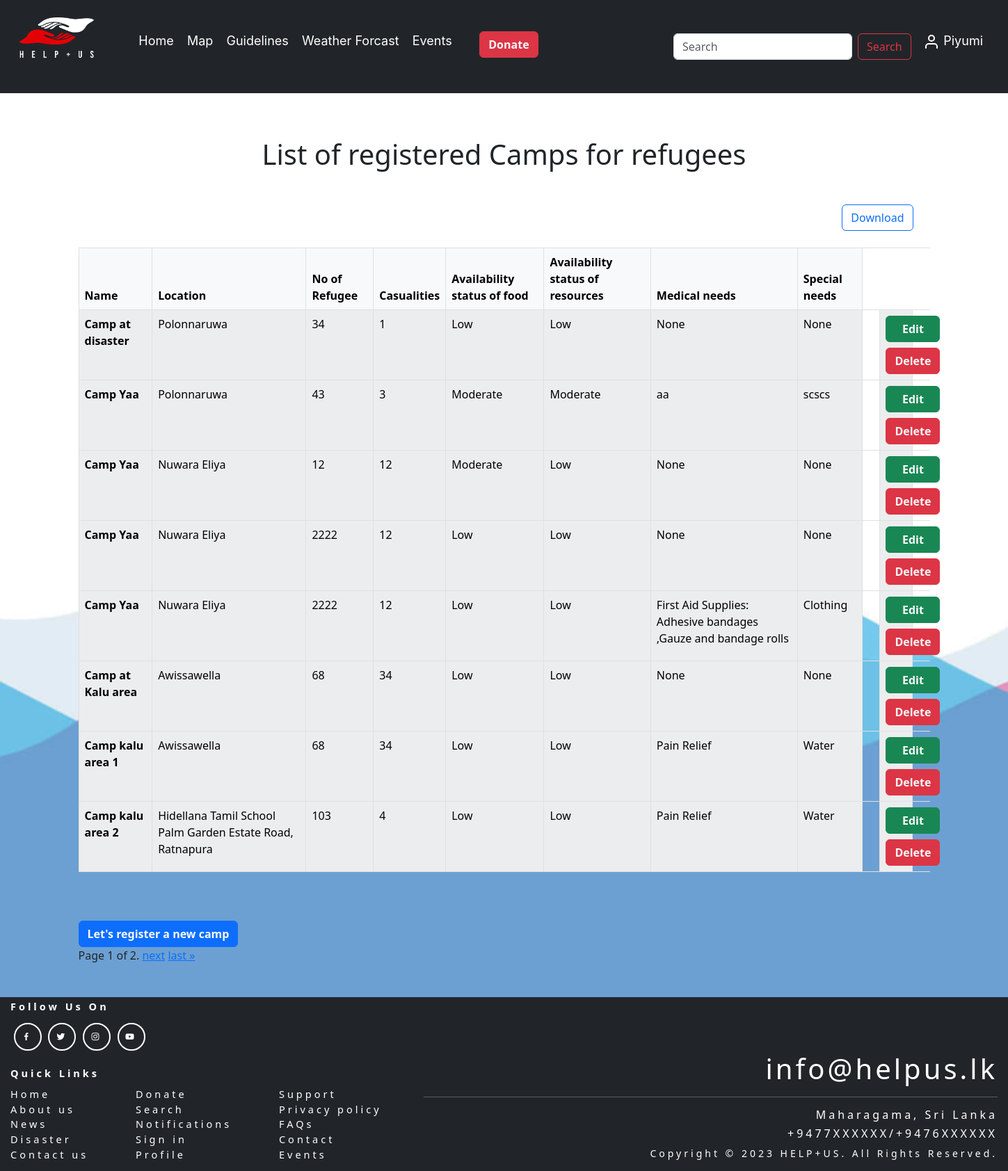
Screenshot of /app/camplistview (signed in) with the database file from the repository.
### app/models.py (models this page shows, shortened)
class Camp(models.Model):
    AVAILABILITY_IN_FOOD_CHOICES = [
        ('Low', 'low'),
        ('Moderate', 'moderate'),
        ('High', 'high')
    ]
    AVAILABILITY_IN_RESOURCES_CHOICES = [
        ('Low', 'low'),
        ('Moderate', 'moderate'),
        ('High', 'high')
    ]
    name = models.CharField(max_length=45)
    location = models.CharField(max_length=255, null=True)
    no_of_refugee = models.IntegerField(default=0)
    casualities = models.IntegerField(default=0)
    availability_status_of_food = models.CharField(max_length=10, choices=AVAILABILITY_IN_FOOD_CHOICES)
    availability_status_of_resources= models.CharField(max_length=10, choices=AVAILABILITY_IN_RESOURCES_CHOICES)
    medical_needs = models.CharField(max_length=1000, null=True, blank=True)
    special_needs = models.CharField(max_length=1000, null=True, blank=True)
    latitude = models.FloatField(default=0)
    longitude = models.FloatField(default=0)
    class Meta:
        permissions = [("generate_camp_pdf", "Can print camp")]

### app/views.py (the view)
# urls.py: path('camplistview', login_required(CampListView.as_view()), name='camp_index'),
class CampListView(ListView):
    permission_required = 'app.view_camp'
    template_name_suffix = "_index"
    model = Camp
    paginate_by = 8

### app/templates/app/camp_index.html (shortened to what this page needs)
<!DOCTYPE html>
<html>
    {% extends "base.html" %}
    {% block content %}
<head>
    <link href="https://cdn.jsdelivr.net/npm/bootstrap@5.3.0-alpha3/dist/css/bootstrap.min.css" rel="stylesheet"
>
</head>
<body>
    {% load static %}
    <div class="bg-opacity-25 view"
        style="background-image: url('{% static 'app/images/bg3.png'%}'); background-repeat: no-repeat; background-size: cover; background-position: center center; ">
        <div class="container p-5">
            <div>
                <h1 class="p-3 g-col-6 text-center">List of registered Camps for refugees</h1>
                <div class="text-end">
                    <a class="btn btn-outline-primary m-4" href="generate_camp_pdf">Download</a>
                </div>
            </div>
            <div>
                <table class="table table-bordered table-striped table-light">
                    <thead>
                        <tr>
                            <th scope="col">Name</th>
                            <th scope="col">Location</th>
                            <th scope="col">No of Refugee</th>
                            <th scope="col">Casualities</th>
                            <th scope="col">Availability status of food</th>
                            <th scope="col">Availability status of resources</th>
                            <th scope="col">Medical needs</th>
                            <th scope="col">Special needs</th>
                        </tr>{% for camp in object_list %}
                    </thead>
                    <tbody>
                        <tr>
                            <td class="fw-semibold">{{camp.name}}</td>
                            <td>{{camp.location}}</td>
                            <td>{{camp.no_of_refugee}}</td>
                            <td>{{camp.casualities}}</td>
                            <td>{{camp.availability_status_of_food}}</td>
                            <td>{{camp.availability_status_of_resources}}</td>
                            <td>{{camp.medical_needs}}</td>
                            <td>{{camp.special_needs}}</td>
                            <td class="d-grid gap-2 col-6 mx-auto">
                                <button class="btn btn-success">
                                    <a class="link-light fw-semibold" href="campupdateview/{{camp.id}}"
                                        style="text-decoration: none;">Edit</a>
                                </button>
                                <button class="btn btn-danger">
                                    <a class="link-light fw-semibold" href="campdeleteview/{{camp.id}}"
                                        style="text-decoration: none;">Delete</a>
                                </button>
                            </td>
                        </tr>
                        {% endfor %}
                    </tbody>
                </table>
            </div>
            <div style="margin-top:70px;">
                <button class="btn btn-primary">
                    <a class="link-light fw-semibold" href="campcreateview" style="text-decoration: none;">Let's
                        register a new camp</a>
                </button>
            </div>
            <div class="pagination">
                <span class="step-links">
                    <span class="current">
                        Page {{ page_obj.number }} of {{ page_obj.paginator.num_pages }}.
                    </span>
                    {% if page_obj.has_next %}
                    <a href="?page={{ page_obj.next_page_number }}">next</a>
                    <a href="?page={{ page_obj.paginator.num_pages }}">last &raquo;</a>
                    {% endif %}
                </span>
            </div>
        </div>
    </div>
</body>
{% endblock %}

### app/templates/base.html (shortened to what this page needs)
{% load static %}
<!DOCTYPE html>
<html lang="en">
<head>
    <link href="https://cdn.jsdelivr.net/npm/bootstrap@5.3.1/dist/css/bootstrap.min.css" rel="stylesheet"
>
    <link rel="stylesheet" href="https://unpkg.com/leaflet@1.9.4/dist/leaflet.css" />
    <link rel="stylesheet" href="https://cdn.jsdelivr.net/npm/leaflet.locatecontrol@0.79.0/dist/L.Control.Locate.min.css" />
    <link rel="stylesheet" href="https://unpkg.com/leaflet-control-geocoder/dist/Control.Geocoder.css" />
    <link href='https://unpkg.com/boxicons@2.0.7/css/boxicons.min.css' rel='stylesheet'>
    <link rel="stylesheet" href="{% static 'css/style.css' %}">
</head>
<body>
    <nav class="navbar navbar-expand-lg sticky-top bg-dark" style="font-size: 18px;">
        <div class="m-3">
            <div class="d-flex">
                <div class="container-fluid" >
                    <a class="navbar-brand" href="{% url 'home' %}">
                        <img src="{% static 'app/images/helpus.png'%}" alt="Logo" width="auto" height="60"
                            class="d-inline-block align-text-top">
                    </a>
                </div>
                <div class="d-flex justify-content-evenly">
                    <div class="m-3" style="word-wrap: break-word; white-space: nowrap;">
                        <ul class="navbar-nav me-auto mb-2 mb-lg-0">
                            <li class="nav-item">
                                <a class="nav-item" style="font-family:inter" aria-current="page" href="{% url 'home' %}">Home</a>
                            </li>
                            <li class="nav-item">
                                <a id="map-link" class="nav-item" style="font-family: inter" aria-current="page" href="{% url 'map' %}">Map</a>
                            </li>
                            <li class="nav-item">
                                <a class="nav-item" href="{% url 'guidelines'%}" style="font-family:inter">Guidelines</a>
                            </li>
                            <li class="nav-item dropdown" style="font-family:inter">
                                <a class="nav-item" href="#" role="button" data-bs-toggle="dropdown"
                                    aria-expanded="false">
                                    Weather Forcast</a>
                            </li>
                            <li class="nav-item dropdown" style="font-family:inter">
                                <a class="nav-item" href="#" role="button" data-bs-toggle="dropdown"
                                    aria-expanded="false">
                                    Events
                                </a>
                            </li>
                            <li class="nav-donate">
                                <button class="btn btn-danger">
                                    <a class="link-light fw-semibold" href="../donate" style="text-decoration: none;">Donate</a>
                                </button>
                            </li>
                            <div class="m-2" style="width: 33rem; padding-left: 80px;">
                                <span class="d-flex justify-content-end">
                                    <form class="d-flex " role="search">
                                        <input class="form-control me-2" type="search" placeholder="Search" aria-label="Search">
                                        <button class="btn btn-outline-danger" type="submit">Search</button>
                                    </form>
                                </span>
                            </div>
                            <li class="nav-item dropdown" style="font-family:inter">
                                <a class="nav-item" href="#" role="button" data-bs-toggle="dropdown"
                                    aria-expanded="false">
                                    <svg xmlns="http://www.w3.org/2000/svg" width="24" height="24" viewBox="0 0 24 24" fill="none" stroke="currentColor" stroke-width="2" stroke-linecap="round" stroke-linejoin="round" class="feather feather-user">
                                        <path d="M20 21v-2a4 4 0 0 0-4-4H8a4 4 0 0 0-4 4v2"></path>
                                        <circle cx="12" cy="7" r="4"></circle>
                                    </svg>
                                    {{user.username}}</a>
                            </li>
                        </ul>
                    </div>
                </div>
            </div>
        </div>
    </nav>
    {% block content%}
    {% endblock%}
    <footer style="font-size: 14.5px;">
        <section style="text-align: left; margin-left:12px; width: max-content; float:left;">
            <div>
                <div><b>Follow Us On</b></div>
                <div class = "social-links">
                    <a href = "#"><i class='bx bxl-facebook'></i></a>
                    <a href = "#"><i class='bx bxl-twitter'></i></a>
                    <a href = "#"><i class='bx bxl-instagram'></i></a>
                    <a href = "#"><i class='bx bxl-youtube'></i></a>
                </div>
            </div>
            <div>
                <span><b>Quick Links</b></span>
            </div>
            <div style="width: fit-content; float: left; margin-top: 8px;">
                <div style="display: inline-block; margin-right: 60px; text-align: justify;">
                    <a href="#" style="color: white; text-decoration: none;">Home</a><br>
                    <a href="#" style="color: white; text-decoration: none;">About us</a><br>
                    <a href="#" style="color: white; text-decoration: none;">News</a><br>
                    <a href="#" style="color: white; text-decoration: none;">Disaster</a><br>
                    <a href="#" style="color: white; text-decoration: none;">Contact us</a>
                </div>
                <div style="display: inline-block; margin-right: 60px; text-align: justify;">
                    <a href="#" style="color: white; text-decoration: none;">Donate</a><br>
                    <a href="#" style="color: white; text-decoration: none;">Search</a><br>
                    <a href="#" style="color: white; text-decoration: none;">Notifications</a><br>
                    <a href="#" style="color: white; text-decoration: none;">Sign in</a><br>
                    <a href="#" style="color: white; text-decoration: none;">Profile</a>
                </div>
                <div style="display: inline-block; margin-right: 60px; text-align: justify;">
                    <a href="#" style="color: white; text-decoration: none;">Support</a><br>
                    <a href="#" style="color: white; text-decoration: none;">Privacy policy</a><br>
                    <a href="#" style="color: white; text-decoration: none;">FAQs</a><br>
                    <a href="#" style="color: white; text-decoration: none;">Contact</a><br>
                    <a href="#" style="color: white; text-decoration: none;">Events</a>
                </div>
             </div>
            </section>
            <section style="text-align: right; margin-right: 12px; margin-top: 76px;">
                <h1>info@helpus.lk</h1>
                <hr>
                <h6>Maharagama, Sri Lanka</h6>
                <h6>+9477XXXXXX/+9476XXXXXX</h6>
                <span style="font-size: 14px;">Copyright © 2023 HELP+US. All Rights Reserved.</span>
            </section>
    </footer>
</body>
</html>

### app/static/css/style.css (style rules this page uses)
.nav-item { flex: 1; text-align: center; padding: 0.3rem; cursor: pointer; transition: background-color 0.5s ease, color 0.5s ease; text-decoration: none; color:white ; margin-bottom: -10px; }
.nav-donate { padding-left: 30px; padding-top: 5px; }
footer { background: var(--exDark); color: #fff; text-align: center; padding: 2rem 0; }
.social-links { display: flex; justify-content: center; margin-bottom: 1.4rem; }
.social-links a { border: 2px solid #fff; color: #fff; display: block; width: 40px; height: 40px; display: flex; justify-content: center; align-items: center; border-radius: 50%; text-decoration: none; margin: 0 0.3rem; transition: all 0.5s ease; }

### app/templates/base.html (style rules this page uses)
body { display: flex; flex-direction: column; min-height: 100vh; margin: 0; }
footer { padding: 3px; background-color:#212529; color: white; height:250px; letter-spacing: 4px; margin-top: auto; }
.social-links { margin-top: 12px; display: flex; justify-content: left; margin-bottom: 1.4rem; }
.social-links a { border: 2px solid #fff; color: #fff; display: block; width: 40px; height: 40px; display: flex; justify-content: center; align-items: center; border-radius: 50%; text-decoration: none; margin: 0 0.3rem; transition: all 0.5s ease; }

### rows the page displays
Camp: name "Camp at disaster", location "Polonnaruwa", no_of_refugee "34", casualities "1", availability_status_of_food "Low", availability_status_of_resources "Low", medical_needs "None", special_needs "None"
Camp: name "Camp Yaa", location "Polonnaruwa", no_of_refugee "43", casualities "3", availability_status_of_food "Moderate", availability_status_of_resources "Moderate", medical_needs "aa", special_needs "scscs"
Camp: name "Camp Yaa", location "Nuwara Eliya", no_of_refugee "12", casualities "12", availability_status_of_food "Moderate", availability_status_of_resources "Low", medical_needs "None", special_needs "None"
Camp: name "Camp Yaa", location "Nuwara Eliya", no_of_refugee "2222", casualities "12", availability_status_of_food "Low", availability_status_of_resources "Low", medical_needs "None", special_needs "None"
Camp: name "Camp Yaa", location "Nuwara Eliya", no_of_refugee "2222", casualities "12", availability_status_of_food "Low", availability_status_of_resources "Low", medical_needs "First Aid Supplies: Adhesive bandages ,Gauze and bandage rolls", special_needs "Clothing"
Camp: name "Camp at Kalu area", location "Awissawella", no_of_refugee "68", casualities "34", availability_status_of_food "Low", availability_status_of_resources "Low", medical_needs "None", special_needs "None"
Camp: name "Camp kalu area 1", location "Awissawella", no_of_refugee "68", casualities "34", availability_status_of_food "Low", availability_status_of_resources "Low", medical_needs "Pain Relief", special_needs "Water"
Camp: name "Camp kalu area 2", location "Hidellana Tamil School Palm Garden Estate Road, Ratnapura", no_of_refugee "103", casualities "4", availability_status_of_food "Low", availability_status_of_resources "Low", medical_needs "Pain Relief", special_needs "Water"

### other values shown
{{ user.username }} "Piyumi"
{{ page_obj.number }} "1"
{{ page_obj.paginator.num_pages }} "2"
